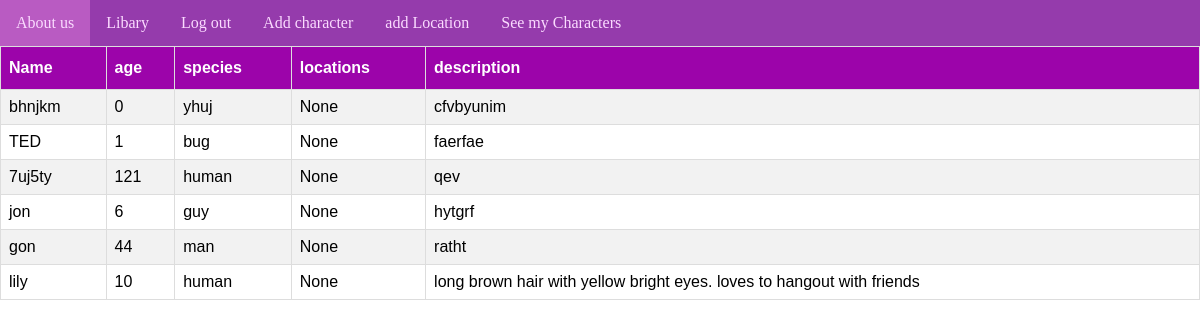
Before: /character_list (signed in) with the older database file.
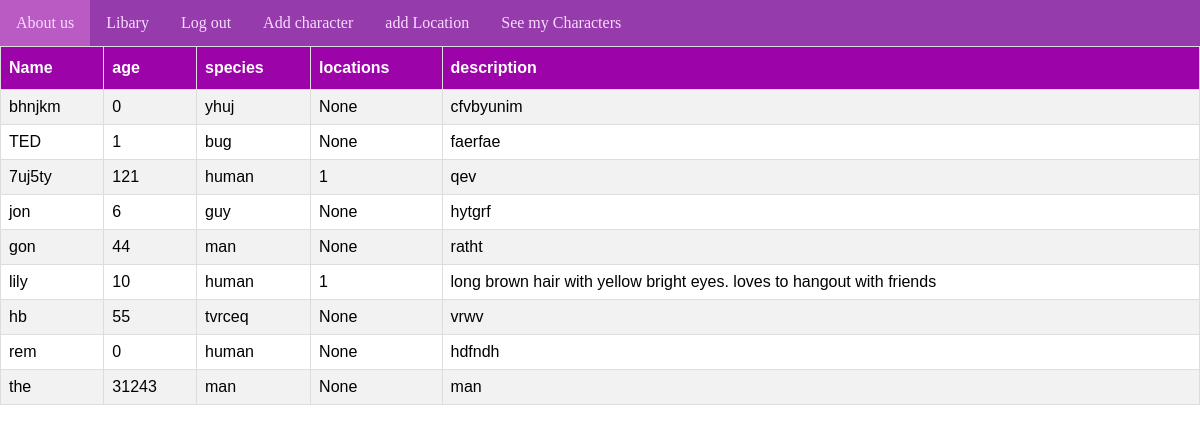
After: the same page with the newer database file.
### tables this page shows
CREATE TABLE "Characters" (
	"ID"	INTEGER NOT NULL UNIQUE,
	"name"	TEXT NOT NULL,
	"gender"	TEXT,
	"birthday"	INTEGER,
	"age"	INTEGER,
	"species"	TEXT,
	"description"	TEXT,
	"backstory"	TEXT,
	"user"	INTEGER,
	"locations"	INTEGER,
	PRIMARY KEY("ID" AUTOINCREMENT),
	FOREIGN KEY("user") REFERENCES "user"("ID")
);

### app.py (the view)
@app.route('/character_list')
def character_list():
    userId = session["user"]["ID"]
    Characters = query_db(f"SELECT Characters.name, Characters.age, Characters.species, Characters.locations, Characters.description FROM Characters LEFT JOIN Locations ON Characters.locations = Locations.ID WHERE Characters.user = {userId};")
    print(Characters, userId)
    return render_template('character_list.html', Characters=Characters)

### app.py (called while the page is built)
def query_db(sql,args=(),one=False):
    db = sqlite3.connect(DB)
    db.row_factory = sqlite3.Row
    cursor = db.cursor()
    try:
        cursor.execute(sql, args)
        results = [dict(row) for row in cursor.fetchall()]
        db.commit()
        if not results:
            return None
        if one:
            return results[0]
        else:
            return results
    except Exception as e:
        print(e)
        return e
    finally:
        db.close()

### templates/character_list.html (shortened to what this page needs)
{% extends 'base.html' %}
{% block content %}
{% include 'nav.html' %}
{% if not Characters %}
  <p> you currently have no characterrs </p>
{% else %}
<div class="table">
<table>
  <tr>
    <th>Name</th>
    <th>age</th>
    <th>species</th>
    <th>locations</th>
    <th>description</th>
  </tr>
  {% for character in Characters %}
  <tr>
  <td>{{character["name"]}}</td>
      <td>{{character["age"]}}</td>
      <td>{{character["species"]}}</td>
      <td>{{character["locations"]}}</td>
      <td>{{character["description"]}}</td>
</tr>
      {% endfor %}
</table>
{% endif %}
</div>
{% endblock %}

### templates/base.html (shortened to what this page needs)
<!DOCTYPE html>
<html lang="en">
<head>
    {% block content %}
    {% endblock %}
</body>
</html>

### templates/nav.html (shortened to what this page needs)
<!DOCTYPE html>
<html>
<head>
<ul>
  <li><a href="/">About us</a></li>
  <li><a href="/libary">Libary</a></li>
  {% if not session['user'] %}
                <li class="login"><a href="/login">Log in</a></li>
                <li class="login"><a href="/signup">Sign up</a></li>
  {% else %}
                <li class= logout><a href="/logout">Log out </a></li>
                <li class= addC><a href="/Character">Add character </a></li>
                <li class= addL><a href="/Location">add Location </a></li>
                <li class= addL><a href="/character_list">See my Characters </a></li>
  {% endif %}
</ul>
</html>

### templates/nav.html (style rules this page uses)
ul { list-style-type: none; margin: 0; padding: 0; overflow: hidden; background-color: #953bac; }
ul li { float: left; }
ul li a { display: block; color: rgb(251, 219, 255); text-align: center; padding: 14px 16px; text-decoration: none; }

### templates/character_list.html (style rules this page uses)
table { font-family: Arial, Helvetica, sans-serif; border-collapse: collapse; width: 100%; }
td, th { border: 1px solid #ddd; padding: 8px; }
tr:nth-child(even) { background-color: #f2f2f2; }
th { padding-top: 12px; padding-bottom: 12px; text-align: left; background-color: #9c04aa; color: white; }

Changed rows visible on the page:
changed Characters "7uj5ty": locations "None" → "1"
changed Characters "lily": locations "None" → "1"
added Characters: name "hb", age "55", species "tvrceq", locations "None", description "vrwv"
added Characters: name "rem", age "0", species "human", locations "None", description "hdfndh"
added Characters: name "the", age "31243", species "man", locations "None", description "man"
